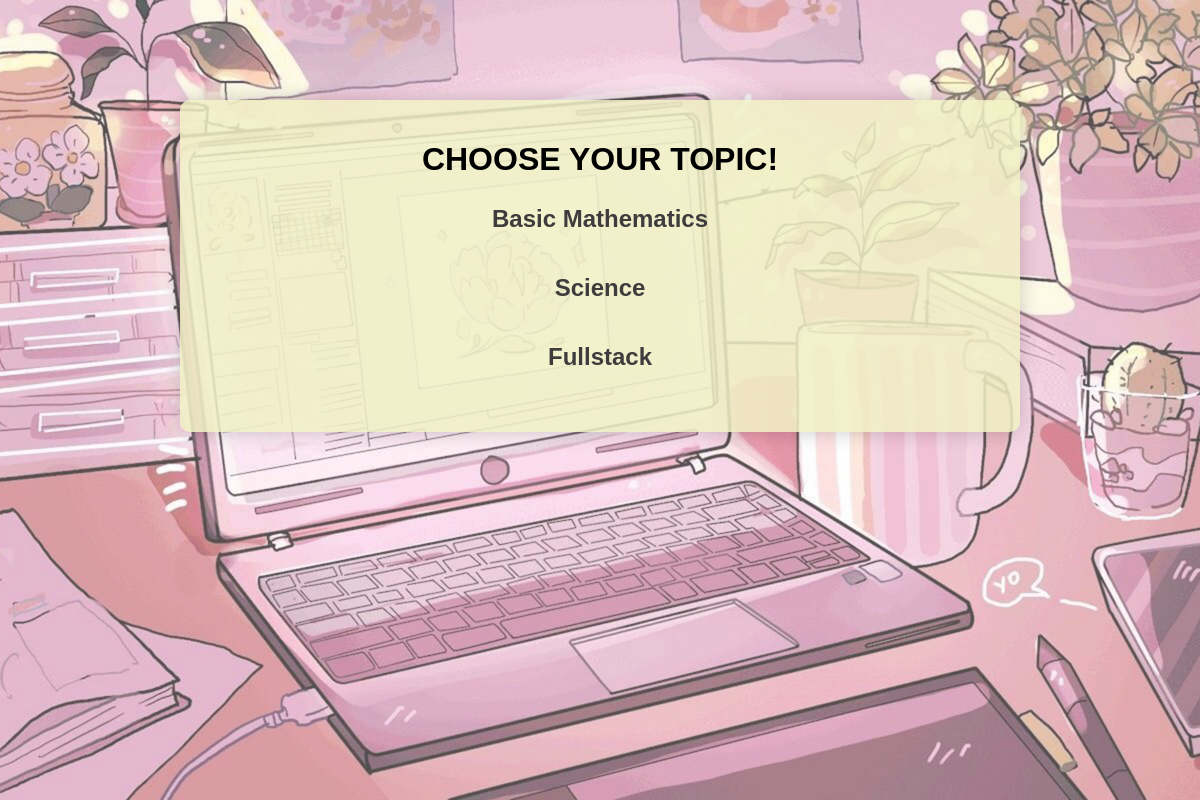
Page /quiz-list/ (signed in) on the committed database.
### quiz_app/models.py (models this page shows, shortened)
class Topic(models.Model):
    name = models.CharField(max_length=100)

### quiz_app/views.py (the view)
# urls.py: path('quiz-list/', views.quiz_list, name='quiz_list'),
@login_required
def quiz_list(request):
    topics = Topic.objects.all()
    context = {'topics': topics}
    return render(request, 'quiz_app/quiz_list.html', context)

### quiz_app/templates/quiz_app/quiz_list.html (shortened to what this page needs)
{% load static %}
<!DOCTYPE html>
<html lang="en">
<head>
    <link rel="stylesheet" href="{% static 'css/styles.css' %}">
</head>
<body class="quizlist">
    <div class="quiz-background-container">
        <img src="{% static 'images/pink.jpg' %}" class="quiz-background-image">
    </div>
    <div class="quiz-container">
        <h1>CHOOSE YOUR TOPIC!</h1>
        <ul>
            {% for topic in topics %}
                <li class="quiz-topic">
                    <h2>{{ topic.name }}</h2>
                </li>
            {% endfor %}
        </ul>
    </div>
</body>
</html>

### quiz_app/static/css/styles.css (style rules this page uses)
body { font-family: Arial, sans-serif; margin: 0; padding: 0; position: relative; }
h2 { margin-bottom: 20px; }
.quizlist { font-family: Arial, sans-serif; margin: 0; padding: 0; position: relative; }
.quiz-background-container { position: fixed; top: 0; left: 0; width: 100%; height: 100%; z-index: -1; }
.quiz-background-image { width: 100%; height: 100%; object-fit: cover; opacity: 0.7; }
.quiz-container h1 { color: #000000; padding-bottom: 5px; }
.quiz-container { max-width: 800px; margin: 100px auto; padding: 20px; background-color: rgba(240, 240, 197, 0.85); border-radius: 10px; box-shadow: 0 0 20px rgba(0, 0, 0, 0.2); text-align: center; color: #3e3c3c; }
.quiz-container ul { list-style-type: none; padding: 0; }
.quiz-container ul > li { margin-bottom: 20px; }
.quiz-topic { cursor: pointer; padding-bottom: 1px; }

### rows in the picture
Topic: name "Basic Mathematics"
Topic: name "Science"
Topic: name "Fullstack"
